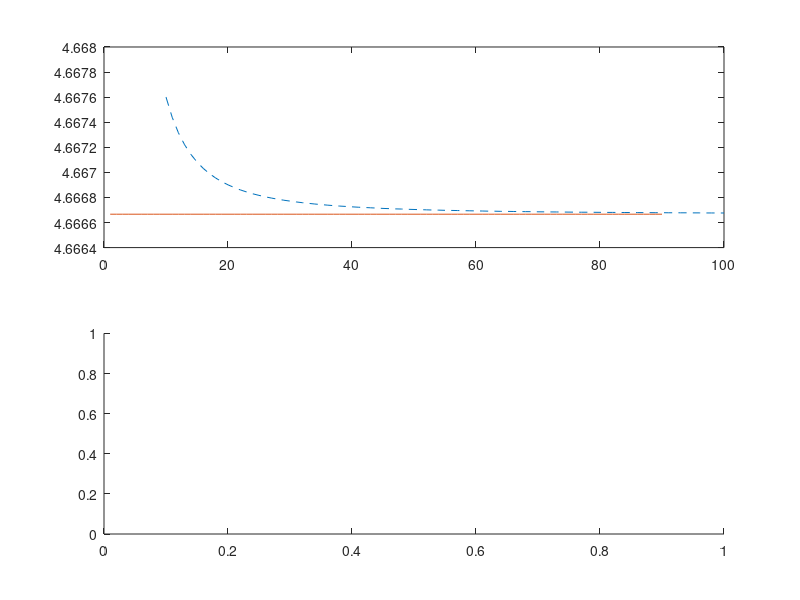

This chart was generated by the following MATLAB code:
close all;clear;clc
n = 10;
deltax = 3/n;
approximation = 0;
nnumber = zeros(1,90);
sum = zeros(1,90);

for n = 10:1:100

    deltax = 3/n;
    
    nnumber(n-9) = n 
    for i = 0:deltax:3-deltax
        approximation = approximation + (sqrt((i + i+deltax)/2 + 1))* deltax;
         
    end 
    
    sum(n-9) = approximation
    approximation = 0;
end 

subplot(2,1,1);
x = nnumber
y1 = sum
plot(x, y1,'--')
hold on;

z = zeros(1,90);
newx = zeros(1,90);
for n = 1:1:90
    newx(n) = n
    z(n) = 14/3 
end 
plot (newx,z,'-') 

subplot(2,1,2); 

    

